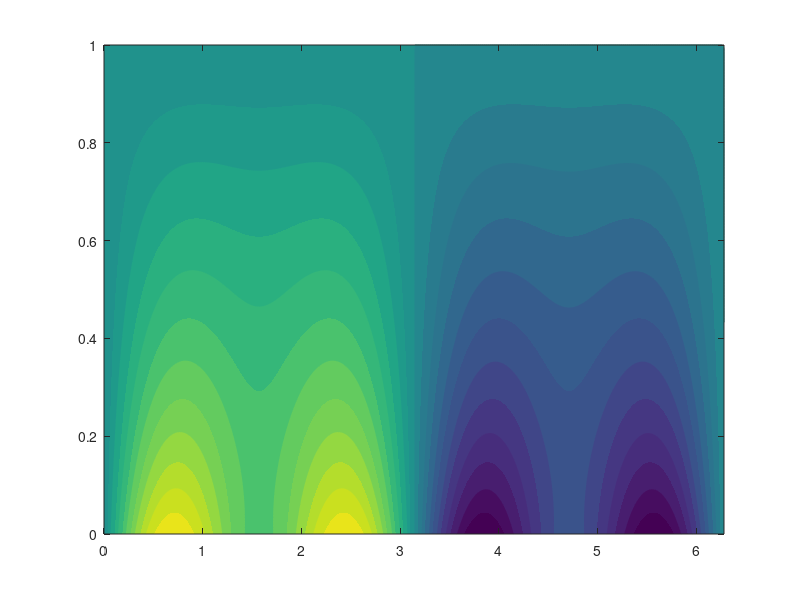

Recreate this plot in MATLAB. (Note: this script raises an error after producing the figure.)
%% laplace_equation_2d.m
%
% Visualizes the solution of the Laplace equation in a periodic strip using the
% truncated Fourier series derived in Chapter 2. The boundary condition is a
% smooth function demonstrating how different Fourier modes decay toward the
% interior.
%
% Laplace equation in strip D = [0, 2*pi] x [0, 1]:
%     u_xx + u_yy = 0
%
% Boundary conditions:
%     u(x, 0) = f(x) = sin(x) + 0.5*sin(3x)   (prescribed at bottom)
%     u(x, 1) = 0                              (zero at top)
%     u periodic in x with period 2*pi
%
% Analytical solution:
%     u(x,y) = a_0*(1-y) + sum [a_n*cos(nx) + b_n*sin(nx)] * sinh(n*(1-y))/sinh(n)
%
% where a_n, b_n are Fourier coefficients of f(x).
%
% Author: Dr. Denys Dutykh
%         Mathematics Department
%         Khalifa University of Science and Technology
%         Abu Dhabi, UAE
%
% Part of the book "Computational Études: A Spectral Approach"
% https://github.com/dutykh/computational-etudes

clear; clc; close all;

%% Configuration
N_MODES = 50;           % Number of Fourier modes in truncation
NX = 300;               % Grid points in x direction
NY = 150;               % Grid points in y direction

% Output path (relative to this script's location)
script_dir = fileparts(mfilename('fullpath'));
output_file = fullfile(script_dir, '..', '..', '..', 'book', 'figures', 'ch02', 'matlab', 'laplace_solution.pdf');

%% Compute Fourier coefficients for f(x) = sin(x) + 0.5*sin(3x)
% a_0 = 0 (integral of sin over [0, 2*pi] is zero)
% a_n = 0 for all n (no cosine terms)
% b_1 = 1, b_3 = 0.5, b_n = 0 otherwise

a0 = 0.0;
a_n = zeros(1, N_MODES + 1);  % 1-indexed: a_n(n+1) = coefficient of cos(nx)
b_n = zeros(1, N_MODES + 1);  % 1-indexed: b_n(n+1) = coefficient of sin(nx)

b_n(2) = 1.0;   % b_1 = 1
b_n(4) = 0.5;   % b_3 = 0.5

%% Create 2D grid
x = linspace(0, 2*pi, NX);
y = linspace(0, 1, NY);
[X, Y] = meshgrid(x, y);

%% Evaluate solution on grid
% u(x,y) = a_0*(1-y) + sum [a_n*cos(nx) + b_n*sin(nx)] * sinh(n*(1-y))/sinh(n)

U = a0 * (1 - Y);

for n = 1:N_MODES
    % Skip if both coefficients are zero
    if abs(a_n(n + 1)) < 1e-15 && abs(b_n(n + 1)) < 1e-15
        continue;
    end

    % y-dependent factor: sinh(n*(1-y)) / sinh(n)
    sinh_n = sinh(n);
    if sinh_n > 1e-10
        y_factor = sinh(n * (1 - Y)) / sinh_n;
    else
        y_factor = zeros(size(Y));
    end

    % Add contribution from this mode
    U = U + (a_n(n + 1) * cos(n * X) + b_n(n + 1) * sin(n * X)) .* y_factor;
end

%% Create figure
fig = figure('Units', 'inches', 'Position', [1, 1, 6, 3.5]);

% Determine symmetric color limits
vmax = max(abs(U(:)));
vmin = -vmax;

% Create filled contour plot
levels = linspace(vmin, vmax, 25);
contourf(X, Y, U, levels, 'LineStyle', 'none');
hold on;

% Add contour lines for emphasis
contour(X, Y, U, linspace(vmin, vmax, 13), 'Color', [0.2, 0.2, 0.2], 'LineWidth', 0.3);

% Custom colormap: navy -> white -> sky blue
n_colors = 256;
navy_rgb = [20, 45, 110] / 255;
white_rgb = [1, 1, 1];
sky_rgb = [120, 150, 210] / 255;

cmap = zeros(n_colors, 3);
for i = 1:n_colors/2
    t = (i - 1) / (n_colors/2 - 1);
    cmap(i, :) = navy_rgb * (1 - t) + white_rgb * t;
end
for i = 1:n_colors/2
    t = (i - 1) / (n_colors/2 - 1);
    cmap(n_colors/2 + i, :) = white_rgb * (1 - t) + sky_rgb * t;
end
colormap(cmap);

% Colorbar
cbar = colorbar;
ylabel(cbar, '$u(x,y)$', 'Interpreter', 'latex', 'FontSize', 11);

% Axis labels
xlabel('$x$', 'Interpreter', 'latex', 'FontSize', 11);
ylabel('$y$', 'Interpreter', 'latex', 'FontSize', 11);

% Custom x-ticks with pi notation
set(gca, 'XTick', [0, pi/2, pi, 3*pi/2, 2*pi]);
set(gca, 'XTickLabel', {'$0$', '$\pi/2$', '$\pi$', '$3\pi/2$', '$2\pi$'}, ...
    'TickLabelInterpreter', 'latex');

% y-ticks
set(gca, 'YTick', [0, 0.25, 0.5, 0.75, 1.0]);

% Color limits
caxis([vmin, vmax]);

box on;

%% Save figure
% Ensure output directory exists
[output_dir, ~, ~] = fileparts(output_file);
if ~exist(output_dir, 'dir')
    mkdir(output_dir);
end

% Export to PDF
exportgraphics(fig, output_file, 'ContentType', 'vector', 'Resolution', 300);
fprintf('Figure saved to: %s\n', output_file);

close(fig);
